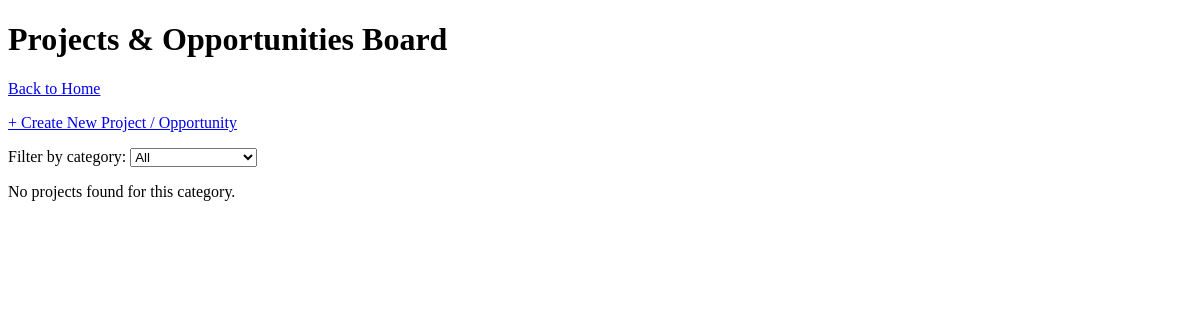
Page /projects (signed in) on the earlier database version.
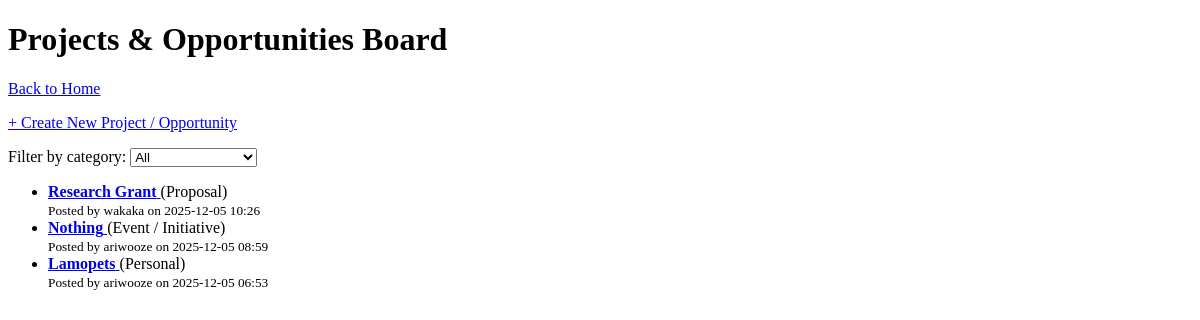
Same page on the later database version.
### main.py (models this page shows)
class Project(db.Model):
    id = db.Column(db.Integer, primary_key=True)
    title = db.Column(db.String(100), nullable=False)
    description = db.Column(db.Text, nullable=False)
    skills_required = db.Column(db.String(200))
    project_type = db.Column(db.String(50))
    owner_id = db.Column(db.Integer, db.ForeignKey('user.id'), nullable=False)
    created_at = db.Column(db.DateTime, default=datetime.utcnow)
    owner = db.relationship('User', backref='projects')

class User(db.Model, UserMixin):
    id = db.Column(db.Integer, primary_key=True)
    username = db.Column(db.String(20), nullable=False, unique=True)
    email = db.Column(db.String(20), nullable=False, unique=True)
    password = db.Column(db.String(80), nullable=False)
    role = db.Column(db.String(10), nullable=False)  # 'student' or 'mentor'

### main.py (the view)
@app.route('/projects')
@login_required
def project_list():
    selected_category = request.args.get('category', 'All')
    query = Project.query
    if selected_category == 'All':
        pass
    elif selected_category == 'Other':
        query = query.filter(Project.project_type.notin_(BASE_PROJECT_CATEGORIES))
    else:
        query = query.filter_by(project_type=selected_category)
    projects = query.order_by(Project.created_at.desc()).all()
    return render_template(
        'projects.html',
        projects=projects,
        selected_category=selected_category
    )

### main.py (called while the page is built)
@login_manager.user_loader
def load_user(user_id):
    return User.query.get(int(user_id))

### templates/projects.html (shortened to what this page needs)
<!DOCTYPE html>
<html lang="en">
<head>
</head>
<body>
    <h1>Projects & Opportunities Board</h1>
    <p><a href="{{ url_for('home') }}">Back to Home</a></p>
    <p><a href="{{ url_for('create_project') }}">+ Create New Project / Opportunity</a></p>
    <form method="get">
        <label for="category">Filter by category:</label>
        <select name="category" id="category" onchange="this.form.submit()">
            <option value="All" {% if selected_category == 'All' %}selected{% endif %}>All</option>
        </select>
    </form>
    {% if projects %}
        <ul>
            {% for project in projects %}
                <li>
                    <a href="{{ url_for('project_detail', project_id=project.id) }}">
                        <strong>{{ project.title }}</strong>
                    </a>
                    {% if project.project_type %}
                        ({{ project.project_type }})
                    {% endif %}
                   <br>
                   <small>
                        Posted by {{ project.owner.username }}
                        on {{ project.created_at.strftime('%Y-%m-%d %H:%M') }}
                   </small>
                </li>
            {% endfor %}
        </ul>
    {% else %}
        <p>No projects found for this category.</p>
    {% endif %}
</body>
</html>

Differences in the rows shown:
added Project: title "Research Grant", project_type "Proposal", owner.username "wakaka", created_at "2025-12-05 10:26"
added Project: title "Nothing", project_type "Event / Initiative", owner.username "ariwooze", created_at "2025-12-05 08:59"
added Project: title "Lamopets", project_type "Personal", owner.username "ariwooze", created_at "2025-12-05 06:53"
Other differences:
text no longer shown: "No projects found for this category."
